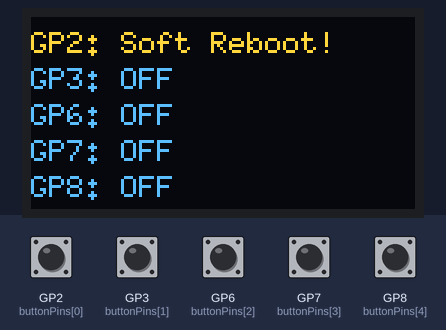
A sketch run on a simulated Raspberry Pi Pico. Parts: 128×64 one-colour display. The test bench sets the inputs (shaded band); at power-on: GP2 (buttonPins[0]), GP3 (buttonPins[1]), GP6 (buttonPins[2]), GP7 (buttonPins[3]), GP8 (buttonPins[4]) HIGH. The OLED is the two-colour kind (top 16 rows yellow).

Above: at 9.6 s.
9.7 s: GP3 (buttonPins[1]) pulled LOW for 0.15 s
At 9.87 s:
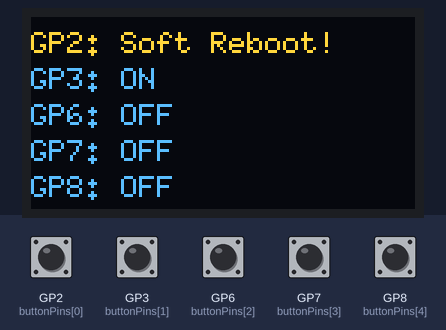
11.4 s: GP6 (buttonPins[2]) pulled LOW for 0.15 s
At 11.57 s:
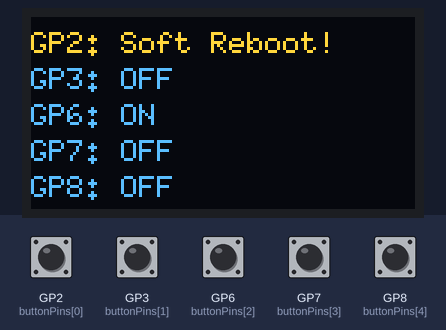
13.2 s: GP7 (buttonPins[3]) pulled LOW for 0.15 s
At 13.39 s:
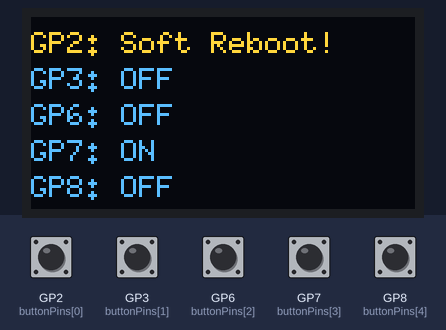
14.9 s: GP8 (buttonPins[4]) pulled LOW for 0.15 s
At 15.03 s:
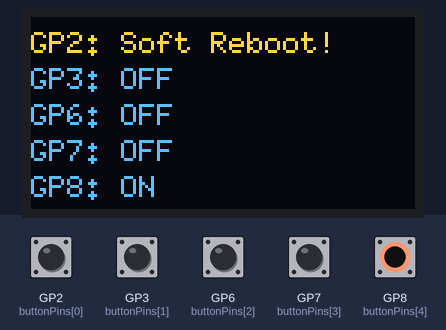
Timing chart, 0 to 17.5 s (numbered marks = the images above; inputs shaded):
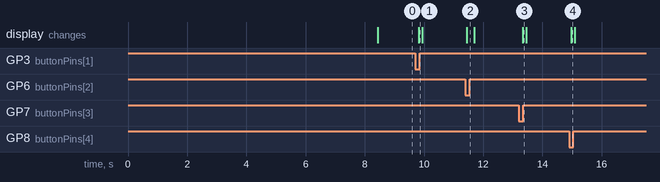

Measured:
- after the input at 9.7 s, the display: changes after 0.12 s (image 1)
- after the input at 11.4 s, the display: changes after 0.05 s (image 2)
- after the input at 13.2 s, the display: changes after 0.13 s (image 3)
- after the input at 14.9 s, the display: changes after 0.07 s (image 4)

The sketch:

pico_ssd1106_5_button_interface_example.ino
```cpp
//OLED SSD1106 Support
#include <U8g2lib.h>
// Reboot Support
#include "hardware/watchdog.h"

U8G2_SH1106_128X64_NONAME_F_HW_I2C u8g2(U8G2_R0);

//
int x = 128; // Start off-screen right
int contrast = 0;
const char* gpoPins[] = {"GP2","GP3","GP6","GP7","GP8"};
const int buttonPins[] = {2,    3,    6,    7,    8};
bool buttonStates[5];

// 'oledlogo', 128x64px
const unsigned char epd_bitmap_oledlogo [] PROGMEM = {
	0xff, 0x31, 0x00, 0x00, 0x20, 0x00, 0x00, 0x00, 0x00, 0x00, 0x00, 0x00, 0x00, 0x00, 0x00, 0x00,
	0x5f, 0xc7, 0x01, 0x00, 0x00, 0x00, 0x00, 0x00, 0x00, 0x20, 0x00, 0x00, 0x00, 0x60, 0x00, 0x00,
	0x2b, 0xff, 0x0d, 0x00, 0x00, 0x02, 0x00, 0x00, 0x00, 0x00, 0x00, 0x00, 0x00, 0x60, 0x00, 0x00,
	0x81, 0xff, 0x17, 0x00, 0x00, 0x00, 0x00, 0xf0, 0x07, 0x00, 0x00, 0x00, 0x00, 0x00, 0x00, 0xfc,
	0xf0, 0xc7, 0xff, 0x00, 0x00, 0x00, 0x00, 0xfe, 0x37, 0x00, 0x00, 0x00, 0x00, 0x00, 0x00, 0xff,
	0xfc, 0xc3, 0x5f, 0x03, 0x00, 0x00, 0x80, 0x0f, 0x33, 0x00, 0x00, 0x00, 0x00, 0x00, 0x00, 0xff,
	0xf8, 0x83, 0x07, 0x1e, 0x00, 0x00, 0xc0, 0x47, 0x00, 0x00, 0x00, 0x00, 0x00, 0x00, 0x80, 0x83,
	0xf2, 0x27, 0x00, 0x78, 0x00, 0x00, 0xe0, 0x21, 0x00, 0x00, 0x00, 0x00, 0x00, 0x00, 0xc0, 0x8b,
	0xf0, 0x07, 0x00, 0xc0, 0x00, 0x00, 0xf0, 0x11, 0x00, 0x00, 0x00, 0x00, 0x00, 0x00, 0xe0, 0x5f,
	0xc0, 0x01, 0x00, 0x00, 0x07, 0x00, 0xf8, 0x08, 0x00, 0x00, 0x00, 0x00, 0x00, 0x00, 0xf8, 0xaf,
	0x00, 0x00, 0x00, 0x00, 0x18, 0x00, 0x7c, 0x04, 0x00, 0x00, 0x00, 0x00, 0x00, 0xc0, 0xff, 0x7f,
	0x00, 0x00, 0x00, 0x00, 0x60, 0x00, 0x3e, 0x02, 0x00, 0x00, 0x00, 0x00, 0x00, 0xf0, 0xf3, 0xbf,
	0x00, 0x00, 0x00, 0x00, 0x80, 0x03, 0x7e, 0x01, 0x00, 0x00, 0x00, 0x00, 0x00, 0xf8, 0xea, 0x7f,
	0x08, 0x00, 0x00, 0x08, 0x00, 0x0c, 0xdf, 0x02, 0x00, 0x00, 0x00, 0x00, 0x00, 0xf8, 0xd5, 0xff,
	0x00, 0x00, 0x00, 0x00, 0x00, 0x70, 0x7e, 0x01, 0x00, 0x00, 0x00, 0x00, 0x00, 0xfc, 0xe9, 0xff,
	0x00, 0x00, 0x00, 0x00, 0x00, 0x80, 0xb9, 0x00, 0x00, 0x00, 0x00, 0x00, 0x80, 0xff, 0xf5, 0xea,
	0x00, 0x00, 0x00, 0x00, 0x00, 0x00, 0x46, 0x01, 0x00, 0x00, 0x00, 0x00, 0x80, 0xff, 0x79, 0xd5,
	0x01, 0x00, 0x00, 0x00, 0x00, 0x80, 0x39, 0x02, 0x00, 0x00, 0x00, 0x00, 0xe0, 0xfe, 0xf1, 0xab,
	0x03, 0x00, 0x00, 0x00, 0x00, 0x80, 0xc7, 0x00, 0x00, 0x00, 0x00, 0x00, 0xfc, 0xf8, 0xf8, 0xd7,
	0x03, 0x00, 0x00, 0x00, 0x00, 0x80, 0x3f, 0x07, 0x00, 0x80, 0x00, 0xc0, 0x7f, 0x7c, 0xf1, 0xab,
	0x3f, 0x00, 0x00, 0x00, 0x00, 0x80, 0x7f, 0x18, 0x00, 0x80, 0x00, 0xfc, 0x13, 0xbe, 0xfa, 0xd5,
	0x7f, 0x00, 0x00, 0x00, 0x00, 0x80, 0xff, 0xe0, 0x00, 0x40, 0x00, 0x00, 0xe0, 0x1f, 0xfc, 0x88,
	0x8f, 0xfc, 0x00, 0x00, 0x00, 0x80, 0x7f, 0x44, 0x03, 0x20, 0x00, 0x00, 0x00, 0x00, 0x7c, 0xd0,
	0x0f, 0xfe, 0x01, 0x0c, 0x00, 0x80, 0xff, 0x0b, 0x1e, 0xd0, 0x00, 0x00, 0x04, 0x00, 0x38, 0xf0,
	0x3f, 0xff, 0x03, 0x1c, 0x00, 0x00, 0xff, 0x13, 0x78, 0x70, 0x00, 0x80, 0x07, 0x00, 0x10, 0x62,
	0x7f, 0xff, 0x03, 0xb8, 0x00, 0x00, 0xff, 0xcf, 0xc0, 0x60, 0x00, 0xc0, 0x33, 0x00, 0x40, 0x00,
	0x70, 0xfe, 0x07, 0x50, 0x01, 0x00, 0xff, 0x0f, 0x01, 0x07, 0x00, 0x80, 0x67, 0x00, 0x00, 0x80,
	0x35, 0x38, 0xef, 0x03, 0x02, 0x00, 0xfe, 0x3d, 0x8a, 0x38, 0x00, 0x00, 0x42, 0x00, 0x00, 0x00,
	0x7e, 0x1d, 0xff, 0x07, 0x00, 0x00, 0xfe, 0xbf, 0x51, 0x67, 0x00, 0x00, 0x00, 0x00, 0x00, 0x00,
	0xff, 0x0f, 0xef, 0xff, 0xff, 0x01, 0xfe, 0xf7, 0x8d, 0x9e, 0x03, 0x00, 0x00, 0x00, 0x00, 0x00,
	0xfe, 0x5f, 0xee, 0xff, 0x7f, 0x00, 0xfc, 0xff, 0xdd, 0x1d, 0x0c, 0x00, 0x00, 0x00, 0x00, 0x80,
	0xfd, 0x8f, 0xcc, 0xff, 0x07, 0x00, 0xf8, 0xff, 0xf7, 0x0f, 0x70, 0x00, 0x00, 0x00, 0x00, 0x00,
	0xfe, 0x5f, 0x8d, 0x7f, 0x00, 0x00, 0xf0, 0xff, 0xff, 0x07, 0x80, 0x01, 0x00, 0x00, 0x00, 0x00,
	0xfd, 0xbf, 0x10, 0x0f, 0x00, 0x00, 0xe0, 0xff, 0xff, 0x03, 0x60, 0x06, 0x00, 0x00, 0x00, 0x00,
	0xea, 0x3f, 0x30, 0x03, 0x00, 0x00, 0xc0, 0xff, 0xff, 0x01, 0x40, 0x38, 0x00, 0x00, 0x00, 0x00,
	0x55, 0x01, 0x00, 0x00, 0x00, 0x00, 0x00, 0xff, 0x7f, 0x00, 0x00, 0xc0, 0x00, 0x00, 0x00, 0x00,
	0x2a, 0x00, 0x00, 0x00, 0x00, 0x00, 0x00, 0xf8, 0x0f, 0x00, 0x00, 0x00, 0x07, 0x00, 0x00, 0x00,
	0x00, 0x00, 0x00, 0x00, 0x00, 0x00, 0x00, 0x00, 0x00, 0x00, 0x00, 0x00, 0x18, 0x00, 0x00, 0x00,
	0x00, 0x00, 0x00, 0x00, 0x40, 0x00, 0x00, 0x00, 0x00, 0x00, 0x00, 0x00, 0xe0, 0x00, 0x00, 0x00,
	0x00, 0x00, 0x00, 0x00, 0x00, 0x00, 0x00, 0x00, 0x00, 0x00, 0x00, 0x00, 0xc0, 0x03, 0x00, 0x00,
	0x00, 0x00, 0x00, 0x00, 0x00, 0x00, 0x00, 0x00, 0x00, 0x00, 0x00, 0x00, 0x00, 0x0e, 0x00, 0x00,
	0x00, 0x00, 0x00, 0xf8, 0xe0, 0xe1, 0xf9, 0xe0, 0xc1, 0x87, 0x0f, 0x1f, 0x30, 0x78, 0x20, 0x00,
	0x10, 0x00, 0x00, 0xfc, 0xe1, 0xf3, 0xfb, 0xf1, 0xe3, 0xcf, 0x9f, 0xbf, 0x7b, 0xe0, 0x30, 0x00,
	0x00, 0x00, 0x00, 0xdc, 0xf1, 0xf3, 0xf9, 0xf3, 0xe7, 0xc7, 0x9d, 0xbb, 0x7f, 0x00, 0x7b, 0x10,
	0x00, 0x00, 0x00, 0xcc, 0x39, 0xf3, 0xb8, 0xb7, 0xe3, 0xc0, 0x9c, 0x39, 0x3f, 0x00, 0xfe, 0x00,
	0x40, 0x00, 0x00, 0xfe, 0x79, 0xe3, 0xf9, 0xff, 0xf3, 0xe3, 0xdf, 0x3f, 0x3e, 0x00, 0xfe, 0x0b,
	0x00, 0x00, 0x00, 0xfe, 0xfc, 0xd3, 0xfb, 0xbb, 0xf7, 0xe3, 0xcf, 0x1f, 0x1c, 0x00, 0xf8, 0x00,
	0x00, 0x00, 0x00, 0xfe, 0xfd, 0xfb, 0xf7, 0xb9, 0x77, 0xe0, 0xdf, 0x3f, 0x1e, 0x00, 0x70, 0x00,
	0x00, 0x04, 0x00, 0xee, 0x9d, 0xfb, 0x73, 0xf8, 0xf7, 0xe7, 0xde, 0x3d, 0x0e, 0x00, 0x20, 0x00,
	0x00, 0x0e, 0x00, 0xce, 0x01, 0xfb, 0x31, 0xf8, 0xf3, 0xe3, 0xdc, 0x39, 0x0c, 0x00, 0x20, 0x00,
	0x00, 0x04, 0x00, 0x00, 0x00, 0x00, 0x00, 0x00, 0x00, 0x00, 0x00, 0x00, 0x00, 0x00, 0x00, 0x00,
	0x00, 0x00, 0x00, 0x00, 0x00, 0x1f, 0x0e, 0x7c, 0x1c, 0x0e, 0x1c, 0x00, 0x00, 0x00, 0x20, 0x00,
	0x00, 0x00, 0x00, 0x00, 0x00, 0x3f, 0x0e, 0xfc, 0x9c, 0x1f, 0x3f, 0x00, 0x00, 0x00, 0x80, 0x00,
	0x00, 0x00, 0x00, 0x00, 0x00, 0x7f, 0x0e, 0xfc, 0x9d, 0x0f, 0x7b, 0x00, 0x00, 0x00, 0x00, 0x00,
	0x00, 0x00, 0x00, 0x00, 0x00, 0xf7, 0x0e, 0xdc, 0xdf, 0x83, 0x71, 0x00, 0x00, 0x00, 0x00, 0x00,
	0x00, 0x00, 0x00, 0x00, 0x00, 0xff, 0x0e, 0xfc, 0xdf, 0x81, 0x73, 0x00, 0x00, 0x00, 0x00, 0x00,
	0x00, 0x00, 0x00, 0x00, 0x00, 0x7f, 0x1e, 0xfc, 0xfd, 0x9b, 0x7f, 0x00, 0x00, 0x00, 0x00, 0x00,
	0x00, 0x00, 0x00, 0x00, 0x00, 0x3e, 0x1e, 0xf8, 0xbc, 0xbf, 0x7f, 0x00, 0x00, 0x00, 0x00, 0x00,
	0x00, 0x00, 0x00, 0x00, 0x00, 0x0e, 0x1e, 0x38, 0xbc, 0x3f, 0x7f, 0x00, 0x00, 0x00, 0x00, 0x00,
	0x00, 0x00, 0x00, 0x00, 0x00, 0x06, 0x0e, 0x18, 0x1c, 0x0e, 0x1e, 0x00, 0x00, 0x00, 0x00, 0x00,
	0x00, 0x00, 0x00, 0x00, 0x00, 0x00, 0x00, 0x00, 0x00, 0x00, 0x00, 0x00, 0x00, 0x00, 0x00, 0x00,
	0x00, 0x00, 0x00, 0x00, 0x00, 0x00, 0x00, 0x00, 0x00, 0x00, 0x00, 0x00, 0x00, 0x00, 0x00, 0x00,
	0x00, 0x00, 0x00, 0x00, 0x00, 0x00, 0x00, 0x00, 0x00, 0x00, 0x00, 0x00, 0x00, 0x00, 0x00, 0x00,
	0x00, 0x00, 0x00, 0x08, 0x00, 0x00, 0x00, 0x00, 0x00, 0x00, 0x00, 0x00, 0x00, 0x00, 0x00, 0x00
};


void setup() {
  // put your setup code here, to run once:
  pinMode(buttonPins[0], INPUT_PULLUP);  // Button connected to GND
  // Initalize OLED SCREEN
  u8g2.begin();
  // Set Brightness to Max 0-255
  u8g2.setContrast(255);
  //Set button pins to input
  for(int i=0;i<5;i++){
    pinMode(buttonPins[i],INPUT_PULLUP);
  }
  //Show boot logo for 3 seconds
  u8g2.clearBuffer();
	u8g2.drawXBMP(0, 0, 128, 64, epd_bitmap_oledlogo);
  u8g2.sendBuffer();
  // Pulse contrast from 0 to 255 over 3 seconds
  unsigned long startTime = millis();
  int contrast = 0;
  int direction = 5; // Step size

  while (millis() - startTime < 6350) {
    u8g2.setContrast(contrast);
    contrast += direction;

    // Reverse direction at bounds
    if (contrast >= 255 || contrast <= 0) {
      direction = -direction;
    }
      delay(20); // Controls pulse speed
    }
    // Set Brightness to Max 0-255
    u8g2.setContrast(255);
    delay(2000); // Hold at full contrast for a moment

    //delay(3000);
  }

void loop() {
  // put your main code here, to run repeatedly:
  // Read button status
  for(int i = 0;i<5;i++){
    buttonStates[i]=digitalRead(buttonPins[i])==LOW;
  }
  // Clear screen
  u8g2.clearBuffer();
  // Print button status to screen
  for(int i = 0;i<5;i++){
    // Small Font
    u8g2.setFont(u8g2_font_6x10_tf);
    // Line Positioning
    u8g2.setCursor(0,12+i*12);
    // Print which button pressed to screen
    u8g2.print("GP");
    u8g2.print(buttonPins[i]);
    u8g2.print(": ");
    if(i==0){
      u8g2.print("Soft Reboot!");
    }
    else{
      u8g2.print(buttonStates[i] ? "ON" : "OFF");
    }

  }
  // Update screen
  u8g2.sendBuffer();

  // Delay between reads
  delay(100);
  if (digitalRead(buttonPins[0]) == LOW) {
    delay(50); // Optional debounce
    watchdog_reboot(0,0,0);
  }
}
```
